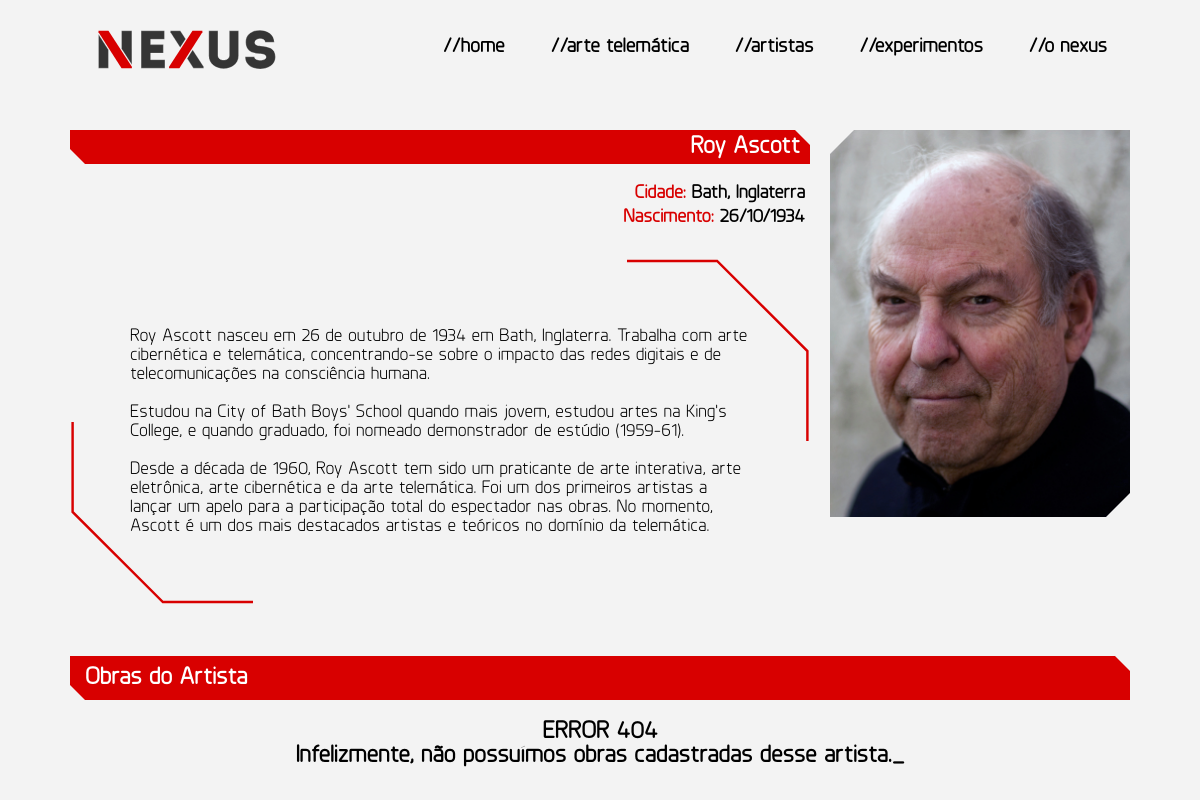
Before: /artista-individual.php?cod_autor=1 with the older database file.
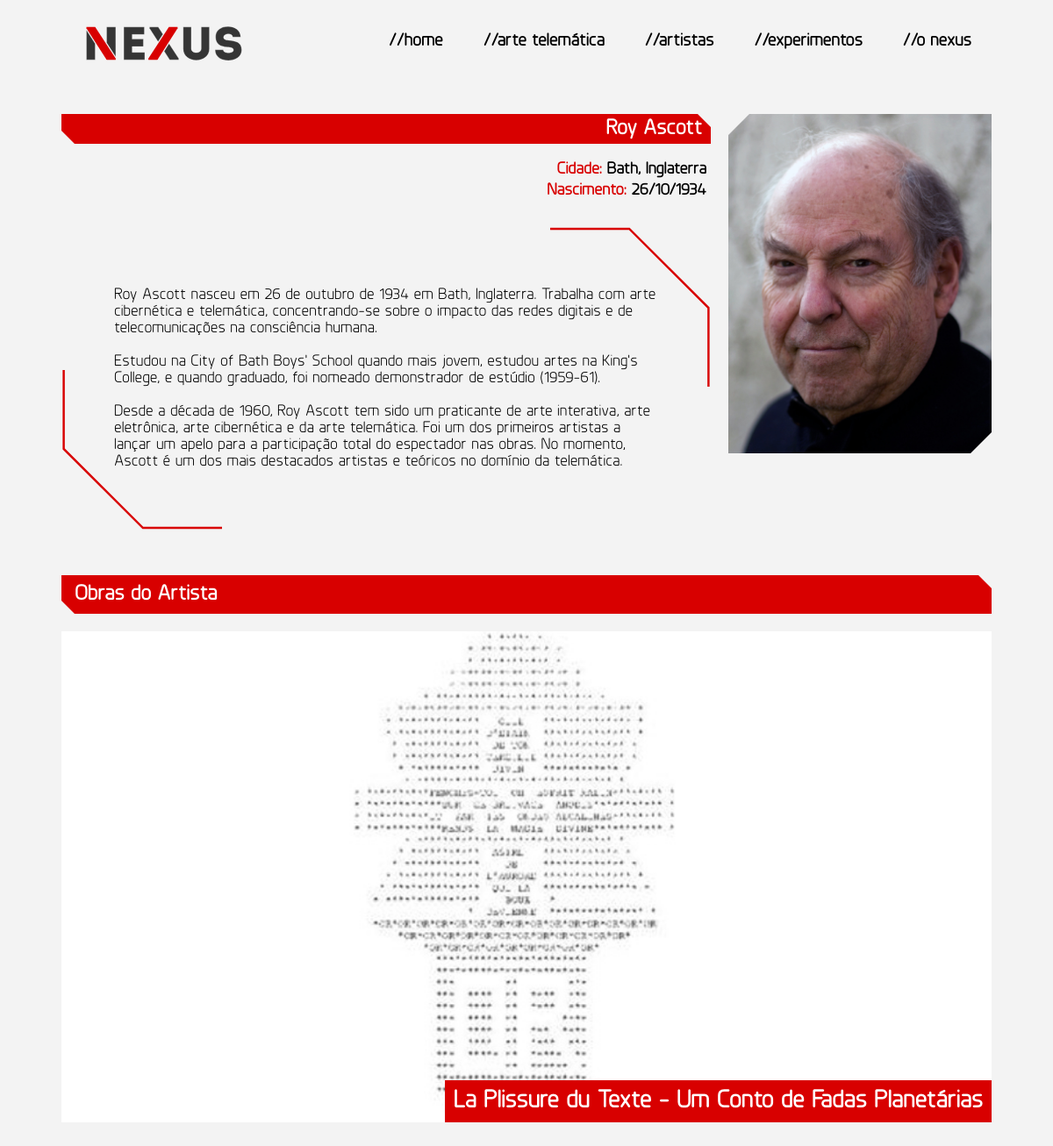
After: the same page with the newer database file.
### tables this page shows
CREATE TABLE IF NOT EXISTS `img` (
  `cod_img` int(11) NOT NULL,
  `img_url` varchar(100) NOT NULL,
  `cod_obra` int(11) DEFAULT NULL,
  `destaque` tinyint(1) DEFAULT NULL
);

CREATE TABLE IF NOT EXISTS `obras` (
  `cod_obra` int(4) NOT NULL,
  `nome` varchar(90) NOT NULL,
  `data` year(4) NOT NULL,
  `texto` text NOT NULL,
  `destaque` tinyint(1) NOT NULL DEFAULT '0',
  `local` varchar(60) DEFAULT NULL
);

### artista-individual.php (the view, shortened to what this page needs)
<?php
	include "header-interno.php";
	$cod_autor = $_GET['cod_autor'];
	$artistaIndividual_result = mysql_query("SELECT * FROM autor WHERE autor.cod_autor = $cod_autor") or die(mysql_error());
	$row = mysql_fetch_assoc($artistaIndividual_result);
?>
	<section class="container cf" role="main">
		<article class="container cf">
			<div class="wrapper-fl-left">
				<h2 class="nome-artista-individual"><?php echo $row['nome']; ?></h2>
				<h3 class="info-artista-individual">
					Cidade: <span><?php echo $row['local_nasc']; ?></span></h3>
				<h3 class="info-artista-individual">
					Nascimento: <span><?php echo date('d/m/Y',  strtotime($row['data_nasc'])); ?></span>
				</h3>
				<p class="box-texto-corner">
					<?php echo $row['texto']; ?>
				</p>
			</div>
			<div class="img-artista-individual img-container--medium">
				<img src="assets/img/content/autor/<?php echo $row['img_url'] ?>" width="300">
			</div>
		</article
		<ul class="obras-artista-highlights cf">
			<h2 class="page-title">Obras do Artista</h2>
			<?php
				$obrasArtista_result = mysql_query("SELECT obras.cod_obra, obras.nome, obras.destaque, obras.texto, img.img_url, img.cod_obra, img.destaque
					FROM obras
						INNER JOIN autor_x_obras ON autor_x_obras.cod_obra = obras.cod_obra
						RIGHT JOIN img ON img.cod_obra = obras.cod_obra
					WHERE autor_x_obras.cod_autor = $cod_autor AND img.cod_obra = obras.cod_obra AND img.destaque = 1
					ORDER BY obras.destaque DESC") or die(mysql_error());
				$registros = mysql_num_rows($obrasArtista_result);
				if($registros >= 1){
					while($row = mysql_fetch_assoc($obrasArtista_result)) {
				?>
				<li class="obras-artista-highlights-item">
					<a href="experimento-individual.php?cod_obra=<?php echo $row['cod_obra'] ?>">
						<img src="assets/img/content/experimentos/<?php echo $row['nome'] ?>/<?php echo $row['img_url'] ?>">
					</a>
					<a href="experimento-individual.php?cod_obra=<?php echo $row['cod_obra'] ?>">
						<h3><?php echo $row['nome']; ?></h3>
					</a>
				</li>
				<?php }
				}
				else{
					echo "<h2 class='version-text'>ERROR 404<br />Infelizmente, não possuímos obras cadastradas desse artista.</h2>";
				}
				?>
	</section>
</body>
</html>

Changed rows visible on the page:
added img: cod_obra+img_url (picture), cod_obra.nome "La Plissure du Texte - Um Conto de Fadas Planetárias"
Other visible differences:
text no longer shown: "ERROR 404 Infelizmente, não possuímos obras cadastradas desse artista."
